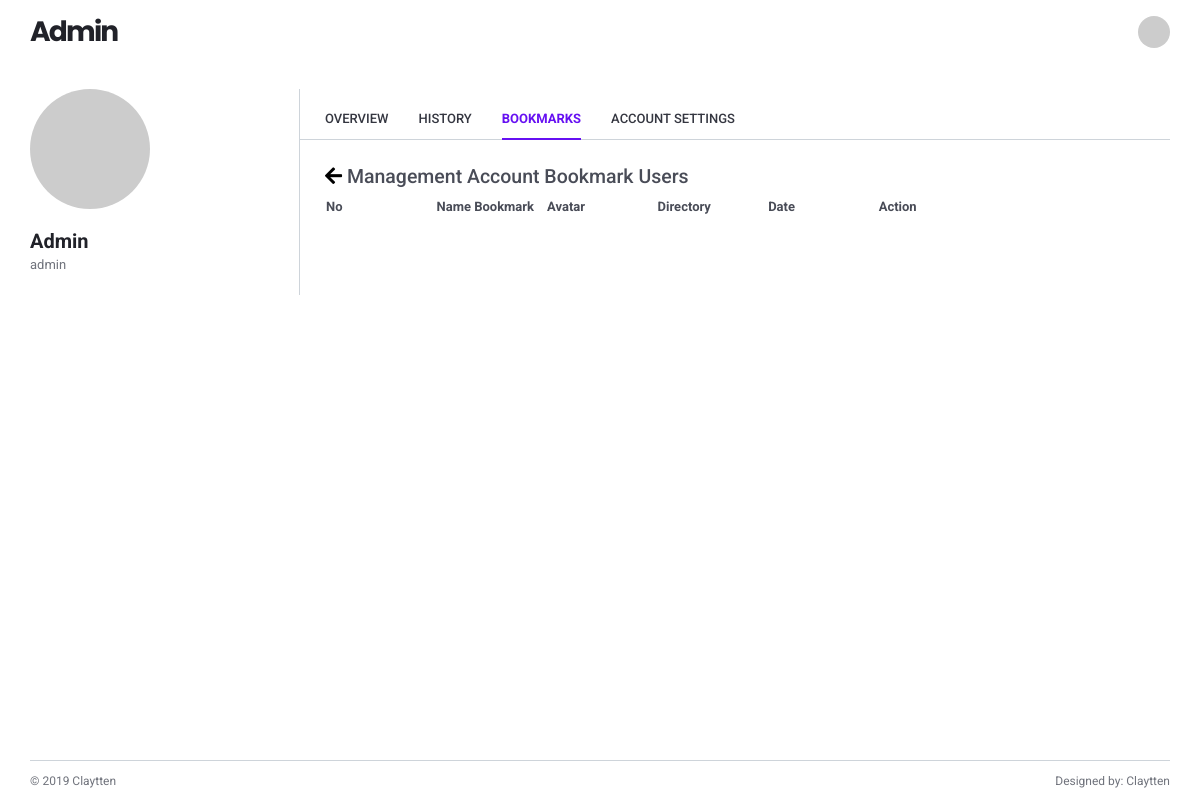
The app's page /pages/admin/detail_bookmark.php?id=1 (signed in), older data.
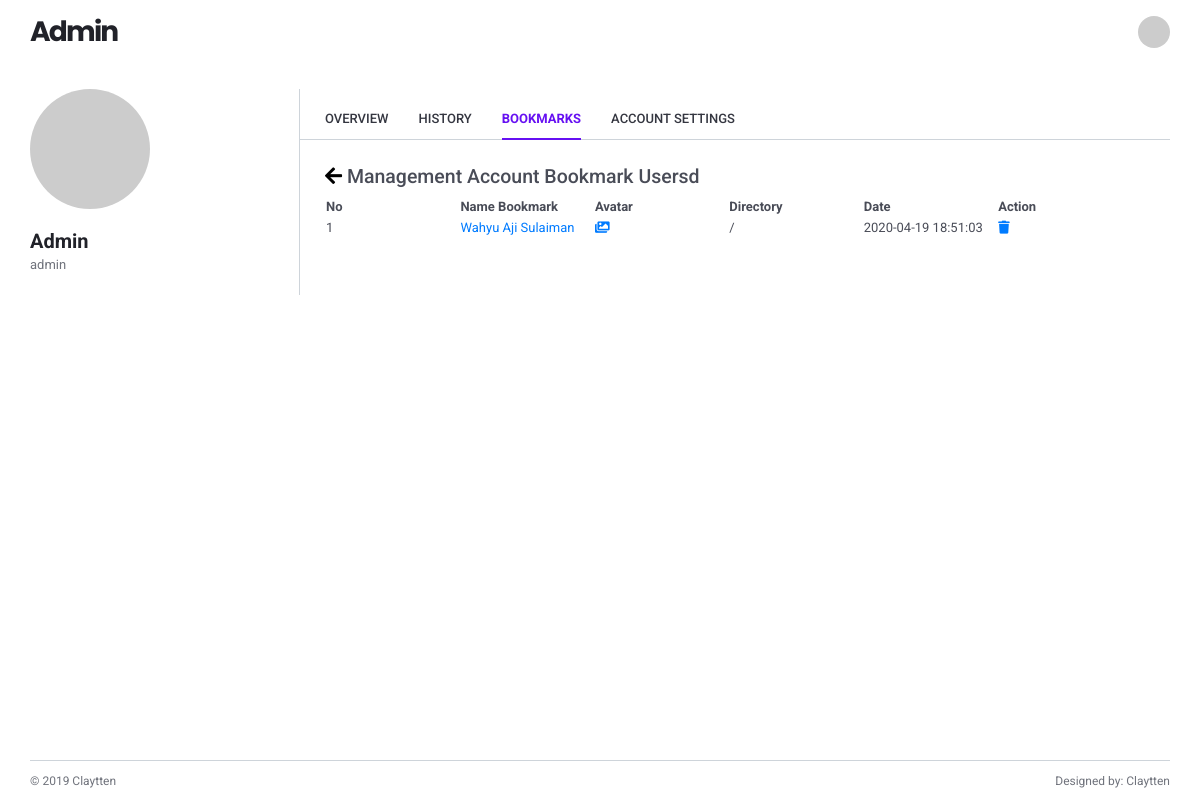
The same page, newer data.
### tables this page shows
CREATE TABLE `users` (
  `id` int(11) NOT NULL AUTO_INCREMENT,
  `name` varchar(255) NOT NULL,
  `username` varchar(255) NOT NULL,
  `password` varchar(255) NOT NULL,
  `roles` varchar(255) NOT NULL,
  `status` int(11) NOT NULL,
  PRIMARY KEY (`id`)
);

CREATE TABLE `bookmarks` (
  `id` int(11) NOT NULL AUTO_INCREMENT,
  `id_user` int(11) NOT NULL,
  `name_github` varchar(255) NOT NULL,
  `avatar` varchar(255) NOT NULL,
  `url` varchar(255) NOT NULL,
  `id_directory` int(11) NOT NULL,
  `date` timestamp NOT NULL DEFAULT CURRENT_TIMESTAMP,
  `status` int(11) NOT NULL,
  `star` int(11) NOT NULL,
  PRIMARY KEY (`id`),
  KEY `id_user` (`id_user`),
  KEY `id_directory` (`id_directory`),
  CONSTRAINT `bookmarks_ibfk_1` FOREIGN KEY (`id_user`) REFERENCES `users` (`id`) ON DELETE CASCADE ON UPDATE CASCADE,
  CONSTRAINT `bookmarks_ibfk_2` FOREIGN KEY (`id_directory`) REFERENCES `directories` (`id`) ON DELETE CASCADE ON UPDATE CASCADE
);

### pages/admin/detail_bookmark.php (the view, shortened to what this page needs)
<?php
include "../../action/koneksi.php";
$id_user = $_SESSION['id_user'];
$query = "SELECT * from users WHERE id='$id_user';";
$result = mysqli_query($connect, $query) or die(mysqli_error($connect));
while ($row = mysqli_fetch_array($result))
{
  $name = $row['name'];
  $roles = $row['roles'];
}
$getIdUser = $_GET['id'];
$query1 = "SELECT * FROM users WHERE id='$getIdUser';";
$result1 = mysqli_query($connect, $query1) or die(mysqli_error($connect));
while ($row1 = mysqli_fetch_array($result1))
{
  $getNameUser = $row1['name'];
}
?>
<!DOCTYPE html>
<html lang="en">
  <head>
    <link href="../../lib/fontawesome-free/css/all.min.css" rel="stylesheet">
    <link href="../../lib/ionicons/css/ionicons.min.css" rel="stylesheet">
    <link href="../../lib/typicons.font/typicons.css" rel="stylesheet">
    <link href="../../lib/datatables.net-dt/css/jquery.dataTables.min.css" rel="stylesheet">
    <link href="../../lib/datatables.net-responsive-dt/css/responsive.dataTables.min.css" rel="stylesheet">
    <link href="../../lib/select2/css/select2.min.css" rel="stylesheet">
    <link rel="stylesheet" href="../../assets/css/user.css">
  </head>
  <body class="az-body">
    <?php include"../../layouts/admin/header.php"; ?>
    <div class="az-content az-content-profile">
      <div class="container mn-ht-100p">
        <div class="az-content-left az-content-left-profile">
          <div class="az-profile-overview">
            <div class="az-img-user">
              <img src="https://via.placeholder.com/500x500" alt="">
            </div>
            <div class="d-flex justify-content-between mg-b-20">
              <div>
                <h5 class="az-profile-name"><?php echo $name?></h5>
                <p class="az-profile-name-text"><?php echo $roles?></p>
              </div>
            </div>
          </div>
        </div>
        <div class="az-content-body az-content-body-profile">
          <nav class="nav az-nav-line">
            <a href="./index.php" class="nav-link " >Overview</a>
            <a href="./history.php" class="nav-link " >History</a>
            <a href="./bookmarks.php" class="nav-link active" >Bookmarks</a>
            <a href="./account_settings.php" class="nav-link" >Account Settings</a>
          </nav>
          <div class="az-profile-body">
            <h4>
            <a href="./bookmarks.php" style="color:black"><i class="fas fa-arrow-left"></i></a>
            Management Account Bookmark <?php echo $getNameUser ?>
            </h4>
            <table id="datatable1" class="display responsive nowrap">
            <thead>
                <tr>
                  <th class="wd-15p">No</th>
                  <th class="wd-15p">Name Bookmark</th>
                  <th class="wd-15p">Avatar</th>
                  <th class="wd-15p">Directory</th>
                  <th class="wd-15p">Date</th>
                  <th class="wd-15p">Action</th>
                </tr>
              </thead>
              <tbody>
              <?php
              $query = "SELECT * FROM bookmarks WHERE id_user='$getIdUser'";
              $result = mysqli_query($connect, $query);
              $no = 1;
              while ($row = mysqli_fetch_array($result)) {
              ?>
                <tr>
                  <td><?php echo $no?></td>
                  <td>
                      <a href="<?php echo $row['url']?>" target="_blank">
                        <?php echo $row['name_github']?>
                      </a>
                  </td>
                  <td>
                      <a href="<?php echo $row['avatar']?>" target="_blank">
                        <i class="fas fa-images"></i>
                      </a>
                  </td>
                  <td>/</td>
                  <td><?php echo $row['date']?></td>
                  <td>
                      <a href="../../action/admin/delete_bookmark.php?id=<?php echo $row['id']?>&id_user=<?php echo $getIdUser ?>">
                        <i class="fas fa-trash"></i>
                      </a>
                  </td>
                </tr>
              <?php
              $no++;
              }
              ?>
              </tbody>
            </table>
            <div class="row mg-b-20">
              <div class="col-md-7 col-xl-8">
              </div>
            </div>
          </div>
        </div>
      </div>
    </div>
    <?php include"../../layouts/admin/footer.php"?>
  </body>
</html>

Row changes from the older to the newer data that the page shows:
changed users: name "Users" → "Usersd"
added bookmarks: name_github "Wahyu Aji Sulaiman", date "2020-04-19 18:51:03"
